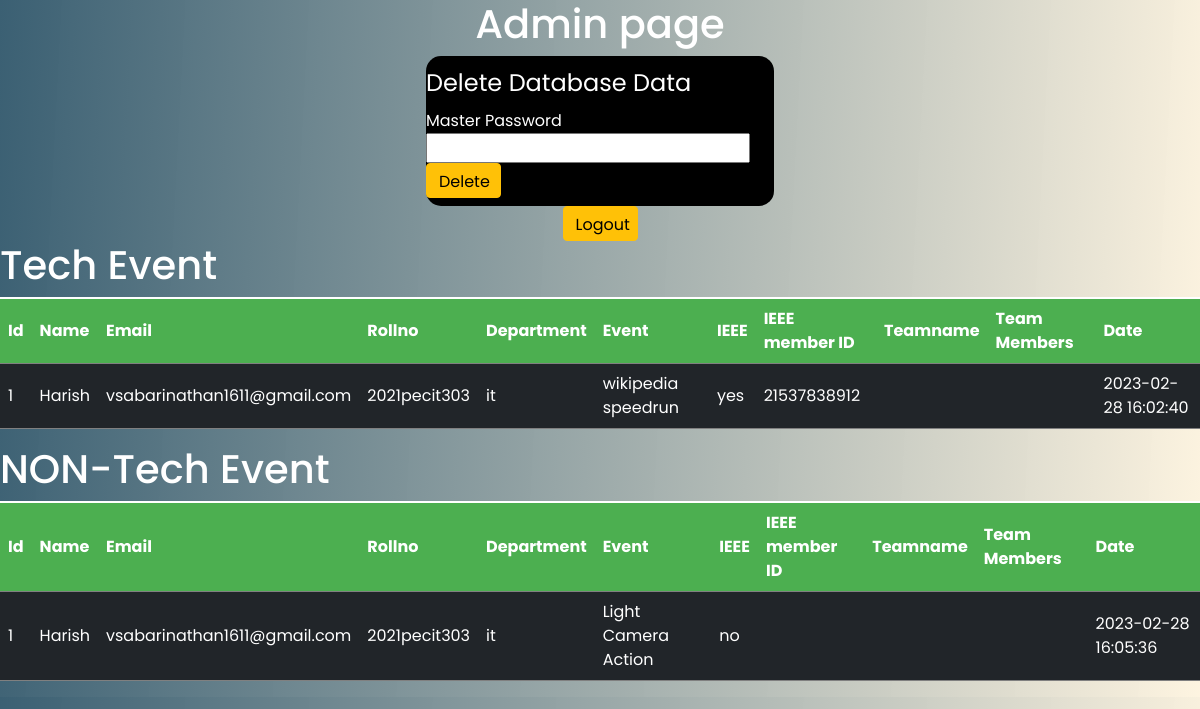
Page /admin (signed in) on the earlier database version.
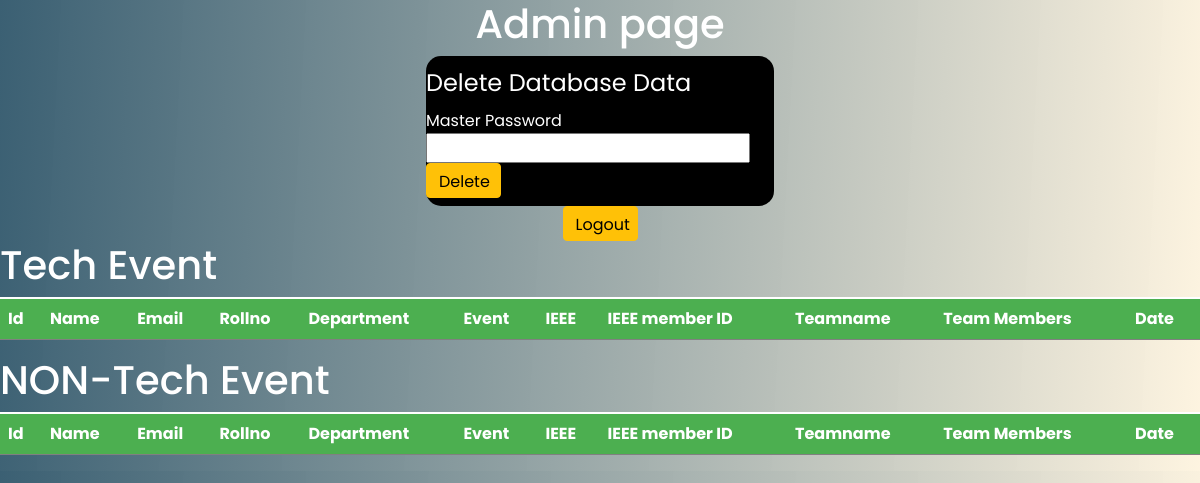
Same page on the later database version.
### website/models.py (models this page shows)
class Tech_register(db.Model):
    id = db.Column(db.Integer, primary_key=True)
    name=db.Column(db.String(100))
    email = db.Column(db.String(150))
    rollno=db.Column(db.String(100),unique=True)
    dept=db.Column(db.String(100))
    ieee=db.Column(db.String(10))
    i3emid= db.Column(db.String(100))
    event=db.Column(db.String(100))
    teamname=db.Column(db.String(500))
    team_members=db.Column(db.String(500))
    date = db.Column(db.DateTime(timezone=True), default=func.now())

class Non_register (db.Model):
    id = db.Column(db.Integer, primary_key=True)
    name=db.Column(db.String(100))
    email = db.Column(db.String(150))
    rollno=db.Column(db.String(100),unique=True)
    dept=db.Column(db.String(100))
    ieee=db.Column(db.String(10))
    i3emid=db.Column(db.String(10))
    event=db.Column(db.String(100))
    teamname=db.Column(db.String(500))
    team_members=db.Column(db.String(500))
    date = db.Column(db.DateTime(timezone=True), default=func.now())

### website/views.py (the view)
@views.route('/admin', methods=['GET', 'POST'])
@login_required
def admin():
    if (current_user.admin == True):
        tech = Tech_register.query.order_by(Tech_register.date)
        non_tech = Non_register.query.order_by(Non_register.date)
        print("wrh")
    else:
        return redirect(url_for('auth.login'))
    return render_template("admin.html", tech=tech, non_tech=non_tech)

### website/templates/admin.html (shortened to what this page needs)
<!DOCTYPE html>
<html lang="en">
<head>
    <link
  rel="stylesheet"
  href="https://cdnjs.cloudflare.com/ajax/libs/font-awesome/6.0.0-beta3/css/all.min.css"
/>
<link rel="stylesheet" href="/static/css/admin.css">
<link href="https://cdn.jsdelivr.net/npm/bootstrap@5.1.3/dist/css/bootstrap.min.css" rel="stylesheet"
integrity="sha384-1BmE4kWBq78iYhFldvKuhfTAU6auU8tT94WrHftjDbrCEXSU1oBoqyl2QvZ6jIW3">
</head>
<body>
  <h1>Admin page</h1>
<div class="top">
   <legend>Delete Database Data</legend>
  <form method="post" action="{{url_for('views.delete')}}">
    <label for="password">Master Password</label>
    <input name="pass" type="password">
    <button class="btn btn-warning" type="submit">Delete</button>
  </form>
</div>
<a class="btn btn-warning" href="{{url_for('auth.logout')}}">Logout</a>
<div class="table table-dark table-striped">
    <h1>Tech Event</h1>
    <table>
      <tr>
        <th>Id</th>
        <th>Name</th>
        <th>Email</th>
        <th>Rollno</th>
        <th>Department</th>
        <th>Event</th>
        <th>IEEE</th>
        <th>IEEE member ID</th>
        <th>Teamname</th>
        <th>Team Members</th>
        <th>Date</th>
      </tr>
      <tbody>
        {% for tech in tech %}
        <tr>
          <td>{{tech.id}}</td>
          <td>{{tech.name}}</td>
          <td>{{tech.email}}</td>
          <td>{{tech.rollno}}</td>
          <td>{{tech.dept}}</td>
          <td>{{tech.event}}</td>
          <td>{{tech.ieee}}</td>
          <td>{{tech.i3emid}}</td>
          <td>{{tech.teamname}}</td>
          <td>{{tech.team_members}}</td>
          <td>{{tech.date}}</td>
        </tr>
        {%endfor%}
      </tbody>
    </table>
</div>
<div class="table table-dark table-striped">
    <h1>NON-Tech Event</h1>
    <table>
      <tr>
        <th>Id</th>
        <th>Name</th>
        <th>Email</th>
        <th>Rollno</th>
        <th>Department</th>
        <th>Event</th>
        <th>IEEE</th>
        <th>IEEE member ID</th>
        <th>Teamname</th>
        <th>Team Members</th>
        <th>Date</th>
      </tr>
      <tbody>
        {% for non_tech in non_tech %}
        <tr>
          <td>{{non_tech.id}}</td>
          <td>{{non_tech.name}}</td>
          <td>{{non_tech.email}}</td>
          <td>{{non_tech.rollno}}</td>
          <td>{{non_tech.dept}}</td>
          <td>{{non_tech.event}}</td>
          <td>{{non_tech.ieee}}</td>
          <td>{{non_tech.i3emid}}</td>
          <td>{{non_tech.teamname}}</td>
          <td>{{non_tech.team_members}}</td>
          <td>{{non_tech.date}}</td>
        </tr>
        {%endfor%}
      </tbody>
    </table>
</div>
</body>
</html>

### website/static/css/admin.css (style rules this page uses)
* { margin: 0; box-sizing: border-box; font-family: 'Poppins', sans-serif; }
body { background: linear-gradient(273deg, #fdf0d5ba, #003049c4); display: flex; flex-direction: column; flex-wrap: wrap; align-content: center; align-items: center; }
a { width: 35px; height: 25px; color: black; background-color: aqua; }
h1 { color: #fff; font-size: 20px; }
.btn-warning { color: #000; background-color: #ffc107; border-color: #ffc107; width: 75px; height: 35px; }
.top { width: 29%; color: #fff; height: 150px; display: flex; flex-wrap: wrap; background: #000; border-radius: 15px; align-content: center; justify-content: center; align-items: center; }
table { border-collapse: collapse; width: 100%; }
th, td { text-align: left; padding: 8px; }
th { background-color: #4caf50; color: white; }

Differences in the rows shown:
removed Tech_register: id "1", name "Harish", email "vsabarinathan1611@gmail.com", rollno "2021pecit303", dept "it", event "wikipedia speedrun", ieee "yes", i3emid "21537838912", date "2023-02-28 16:02:40"
removed Non_register: id "1", name "Harish", email "vsabarinathan1611@gmail.com", rollno "2021pecit303", dept "it", event "Light Camera Action", ieee "no", date "2023-02-28 16:05:36"
